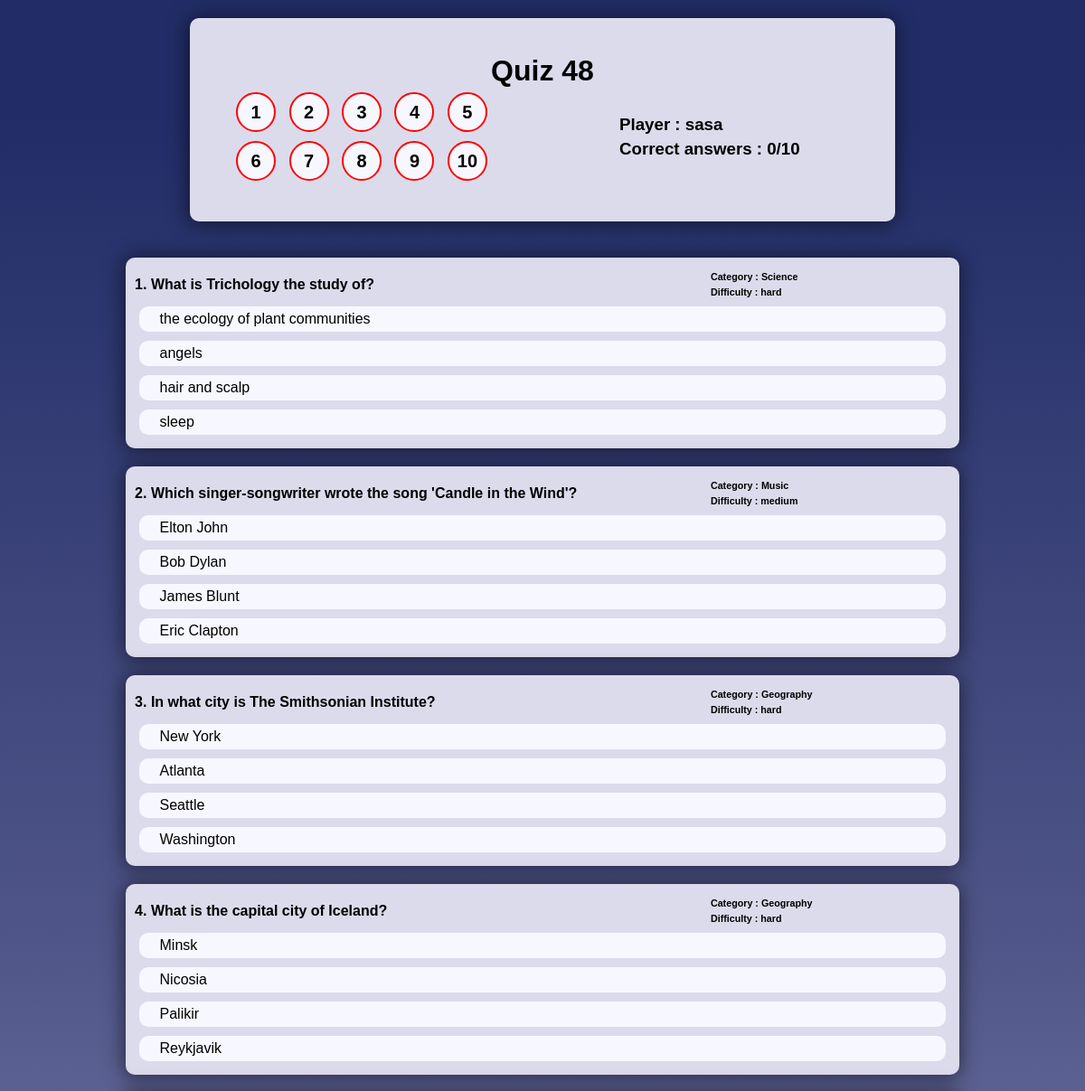
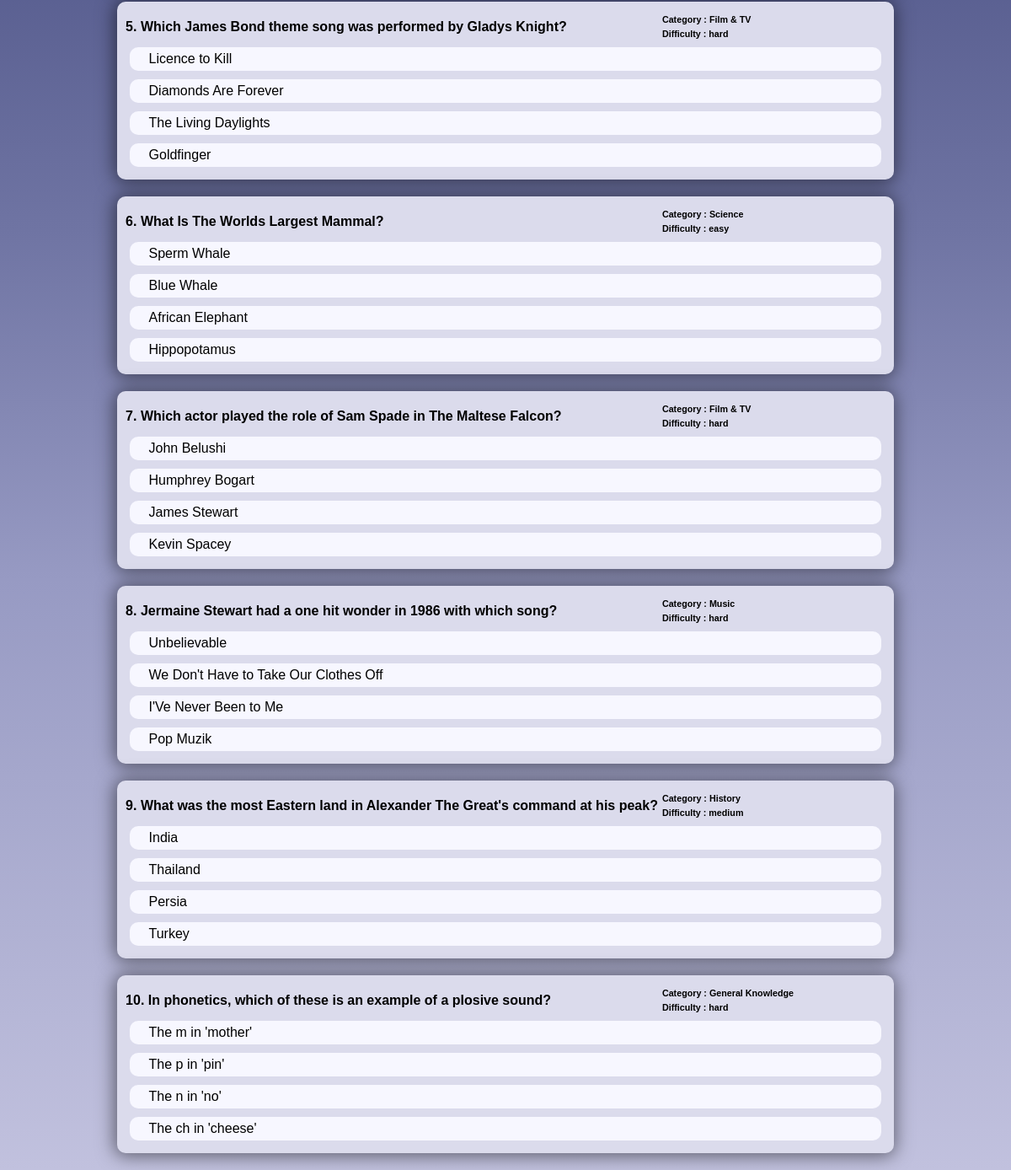
The app's page /quiz/48/result with its own data (2 pictures, top to bottom).
### base/models.py (models this page shows, shortened)
class Quiz(models.Model):
    player = models.ForeignKey(Player,on_delete=models.CASCADE)
    correctQuestions = models.IntegerField(default=0)
    completed = models.BooleanField(default=False)

class Question(models.Model):
    number = models.IntegerField(default=0)
    quiz = models.ForeignKey("Quiz",on_delete=models.CASCADE,null = True)
    question = models.CharField(max_length=300)
    correctAnswer = models.CharField(max_length=300)
    category = models.CharField(max_length=300,default = "string")
    incorrect = models.JSONField(default = "")
    difficulty = models.CharField(max_length=20,default = "easy")
    choices = models.JSONField(default= "")
    playerChoice = models.CharField(max_length=300,default="")
    def __str__(self):
        return self.question[:40]

class Player(models.Model):
    name = models.CharField(max_length=50)
    def __str__(self):
        return self.name

### base/views.py (the view)
# urls.py: path("quiz/<str:pk>/result",views.resultView,name = "result")
def resultView(request,pk):
    quiz = Quiz.objects.get(id = pk)
    questions = Question.objects.filter(quiz = quiz)
    print(questions)
    context = {"questions" : questions,"quiz":quiz}
    return render(request,"base/result.html",context)

### base/templates/base/result.html (shortened to what this page needs)
{% extends 'base/main.html' %}
{% block content %}
<div class = "container result">
    <div class = "top">
        <h1>Quiz {{quiz.id}}</h1>
        <div class = "container">
            <div class = "q__box__left">
                {% for q in questions %}
                    {% if q.playerChoice == q.correctAnswer %}
                        <a href = "#{{q.number}}" class = "q__circle correct">
                            <p>{{q.number}}</p>
                        </a>
                    {% else %}
                        <a href = "#{{q.number}}" class = "q__circle wrong">
                            <p>{{q.number}}</p>
                        </a>
                    {% endif %}
                {% endfor %}
            </div>
            <div class = "q__box__right">
                <h3>Player : {{quiz.player}}</h3>
                <h3>Correct answers : {{quiz.correctQuestions}}/10</h3>
            </div>
        </div>
    </div>
    <div class = "">
        {% for q in questions %}
            <div class = "question" id = {{q.number}}>
                <div class = "q__header">
                    <div>
                        <h4>{{q.number}}. {{q.question}}</h4>
                    </div>
                    <div class = q__info>
                        <h6>Category : {{q.category}}</h6>
                        <h6>Difficulty : {{q.difficulty}}</h6>
                    </div>
                </div>
                <div class = "answers">
                    {% for answer in q.choices %}
                    {% if answer == q.playerChoice %}
                        {% if answer == q.correctAnswer %}
                            <div class = "a__choice correct" id = "{{q.number}}">
                                <p>{{answer}}</p>
                            </div>
                        {% else %}
                            <div class = "a__choice wrong" id = "{{q.number}}">
                                <input id = "{{q.number}}" type ="checkbox" name = "{{answer}}" class = "input">
                                <p>{{answer}}</p>
                            </div>
                        {% endif %}
                    {% else %}
                        <div class = "a__choice" id = "{{q.number}}">
                            <p>{{answer}}</p>
                        </div>
                    {% endif %}
                    {% endfor %}
                </div>
          </div>
          {% endfor %}
    </div>
</div>
{% endblock content %}

### static/styles/style.css (style rules this page uses)
* { margin: 0; padding: 0; font-family: "Fira Sans", sans-serif; }
html,body { scroll-behavior: smooth; display: flex; justify-content: center; align-items: center; min-height: 100vh; background: rgb(193,193,222); background: linear-gradient(0deg, rgba(193,193,222,1) 0%, rgba(151,154,195,1) 27%, rgba(111,116,163,1) 43%, rgba(79,85,136,1) 60%, rgba(34,45,103,1) 95%); }
.container { margin: auto; max-width: 1200px; display: flex; justify-content: space-evenly; align-items: center; }
.container { margin: auto; max-width: 1200px; }
.q__header { display: flex; justify-content: space-between; align-items: center; }
.q__info { width: 250px; text-align: left; margin-right: 20px; }
.q__info h6 { margin: 5px; }
.answers { display: flex; flex-direction: column; }
.question { box-shadow: -1px 1px 21px 2px rgba(0,0,0,0.52); -webkit-box-shadow: -1px 1px 21px 2px rgba(0,0,0,0.52); -moz-box-shadow: -1px 1px 21px 2px rgba(0,0,0,0.52); background-color: rgb(219, 219, 236); padding: 10px; border-radius: 10px; margin: 20px }
.container.result { flex-direction: column; align-items: center; justify-content: center; }
.top { box-shadow: -1px 1px 21px 2px rgba(0,0,0,0.52); -webkit-box-shadow: -1px 1px 21px 2px rgba(0,0,0,0.52); -moz-box-shadow: -1px 1px 21px 2px rgba(0,0,0,0.52); background-color: rgb(219, 219, 236); padding: 40px; border-radius: 10px; margin: 20px; width: 700px; text-align: center; }
.top .container { display: flex; justify-content: space-between; align-items: center; }
.q__box__left { width: 300px; }
.q__box__right { width: 250px; text-align: left; margin-right: 20px; }
.q__circle { color: black; font-weight: 700; display: inline-block; background-color: rgb(247, 247, 255); width: 40px; height: 40px; margin: 5px; border-radius: 50%; }
a { text-decoration: none; color: black; font-size: 20px; text-align: center; }
.q__circle p { position: relative; top: 50%; transform: translateY(-50%) }
.q__info h6, .q__box__right h3 { margin: 5px; }
.a__choice { background-color: rgb(247, 247, 255); padding: 5px; border-radius: 10px; margin: 5px; }
.wrong { border: 2px solid red; }
.a__choice p { display: inline-block; padding: 0px; margin: 0px; }

### records on screen
Quiz: id "48", player "sasa", correctQuestions "0"
Question: number "1", question "What is Trichology the study of?", category "Science", difficulty "hard", choices "the ecology of plant communities" "angels" "hair and scalp" "sleep"
Question: number "2", question "Which singer-songwriter wrote the song 'Candle in the Wind'?", category "Music", difficulty "medium", choices "Elton John" "Bob Dylan" "James Blunt" "Eric Clapton"
Question: number "3", question "In what city is The Smithsonian Institute?", category "Geography", difficulty "hard", choices "New York" "Atlanta" "Seattle" "Washington"
Question: number "4", question "What is the capital city of Iceland?", category "Geography", difficulty "hard", choices "Minsk" "Nicosia" "Palikir" "Reykjavik"
Question: number "5", question "Which James Bond theme song was performed by Gladys Knight?", category "Film & TV", difficulty "hard", choices "Licence to Kill" "Diamonds Are Forever" "The Living Daylights" "Goldfinger"
Question: number "6", question "What Is The Worlds Largest Mammal?", category "Science", difficulty "easy", choices "Sperm Whale" "Blue Whale" "African Elephant" "Hippopotamus"
Question: number "7", question "Which actor played the role of Sam Spade in The Maltese Falcon?", category "Film & TV", difficulty "hard", choices "John Belushi" "Humphrey Bogart" "James Stewart" "Kevin Spacey"
Question: number "8", question "Jermaine Stewart had a one hit wonder in 1986 with which song?", category "Music", difficulty "hard", choices "Unbelievable" "We Don't Have to Take Our Clothes Off" "I'Ve Never Been to Me" "Pop Muzik"
Question: number "9", question "What was the most Eastern land in Alexander The Great's command at his peak?", category "History", difficulty "medium", choices "India" "Thailand" "Persia" "Turkey"
Question: number "10", question "In phonetics, which of these is an example of a plosive sound?", category "General Knowledge", difficulty "hard", choices "The m in 'mother'" "The p in 'pin'" "The n in 'no'" "The ch in 'cheese'"
